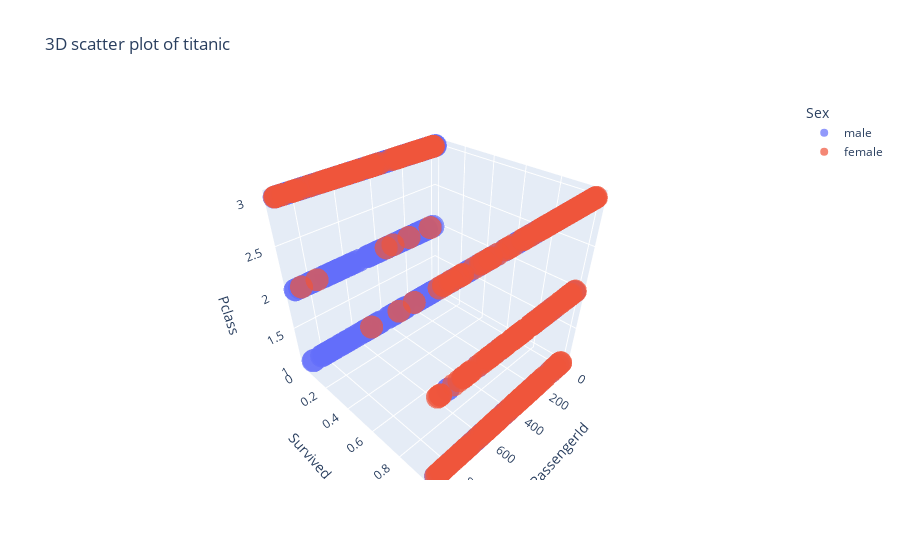

This figure's notebook cell:
### Code cell
import plotly.express as px
fig = px.scatter_3d(df,x = "PassengerId", y ="Survived", z = "Pclass", color = "Sex",
                      title = "3D scatter plot of titanic", opacity = 0.7)
fig.show()

### Figure 1 — Plotly figure (JSON) as saved in the notebook; plotly's stock layout.template omitted (floating-point values rounded to 4 significant figures; data arrays with more than 128 entries replaced by an {"elided": "..."} marker saying what was removed)
{"data": [{"hovertemplate": "Sex=male<br>PassengerId=%{x}<br>Survived=%{y}<br>Pclass=%{z}<extra></extra>", "legendgroup": "male", "marker": {"color": "#636efa", "opacity": 0.7, "symbol": "circle"}, "mode": "markers", "name": "male", "scene": "scene", "showlegend": true, "type": "scatter3d", "x": {"elided": "577 int values"}, "y": {"elided": "577 int values"}, "z": {"elided": "577 int values"}}, {"hovertemplate": "Sex=female<br>PassengerId=%{x}<br>Survived=%{y}<br>Pclass=%{z}<extra></extra>", "legendgroup": "female", "marker": {"color": "#EF553B", "opacity": 0.7, "symbol": "circle"}, "mode": "markers", "name": "female", "scene": "scene", "showlegend": true, "type": "scatter3d", "x": {"elided": "314 int values"}, "y": {"elided": "314 int values"}, "z": {"elided": "314 int values"}}], "layout": {"legend": {"title": {"text": "Sex"}, "tracegroupgap": 0}, "scene": {"domain": {"x": [0, 1], "y": [0, 1]}, "xaxis": {"title": {"text": "PassengerId"}}, "yaxis": {"title": {"text": "Survived"}}, "zaxis": {"title": {"text": "Pclass"}}}, "title": {"text": "3D scatter plot of titanic"}}}
